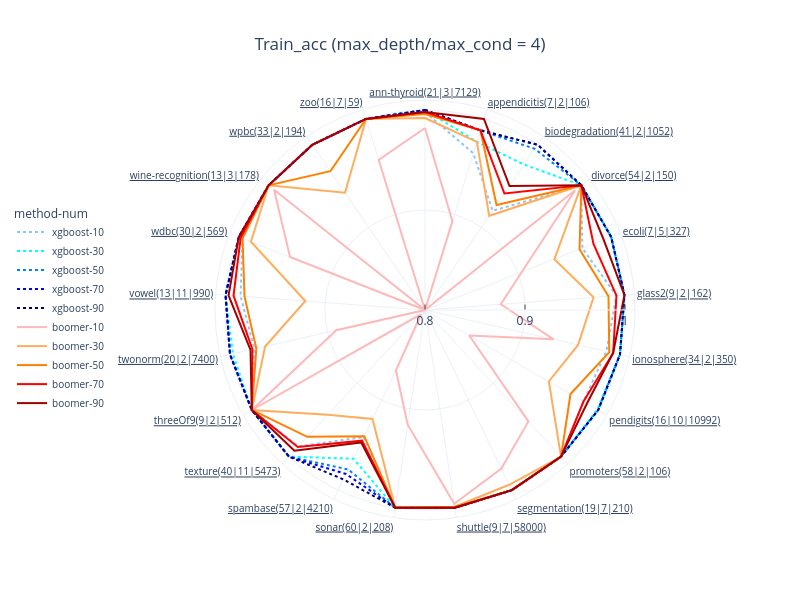
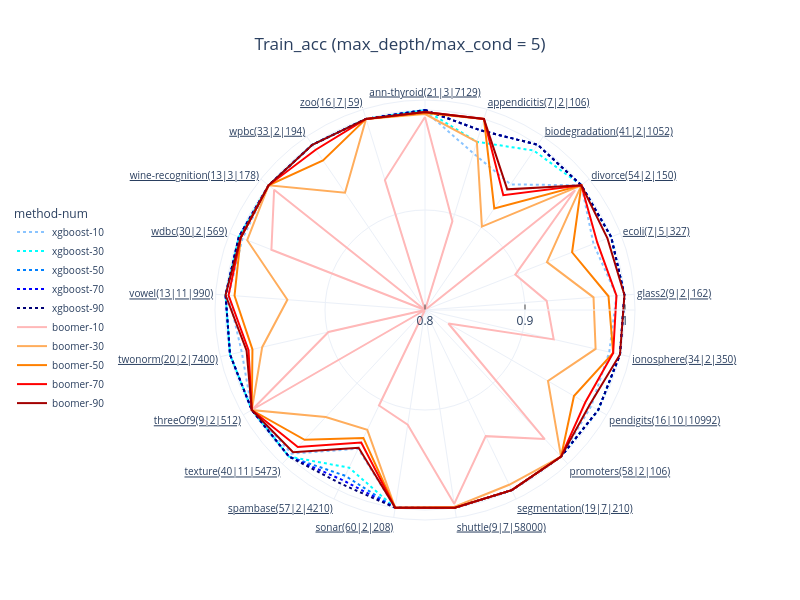
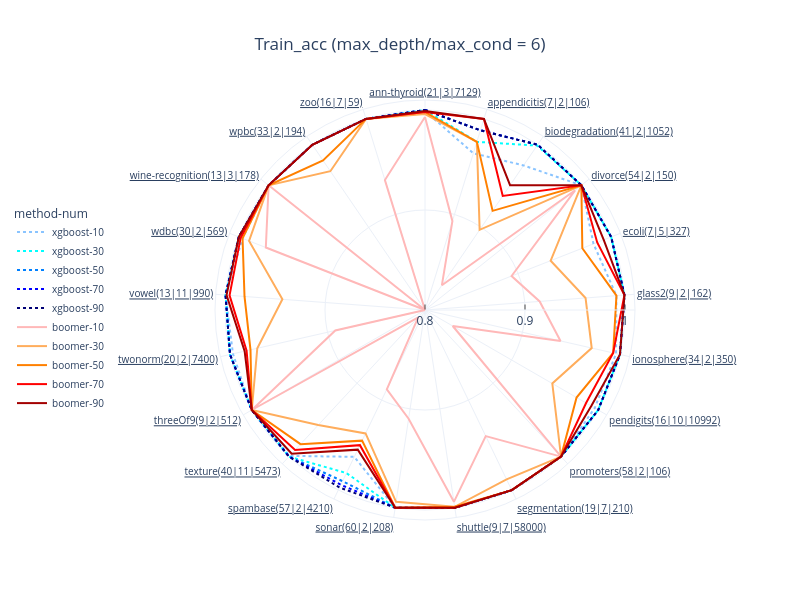

Write notebook code for charts like these, in order.
### Code cell
import plotly.express as px
import plotly.graph_objects as pgo
import plotly.subplots as ps

# Step 3: prepare the radar charts to show the reslts
# theta => datasets with infos; color => num_estimator [10, 30, 50, 70, 90]; methods => ['boomer', 'xgboost']
# Radar Chart 1s: radius = train_acc; different charts with different max_depth

# radar1_figs = []
mdepths = sorted(set(df_xgboost_boomer_subset['max_depth']))
# preparing the set of increasing colors of 2 groups (blue / red)
blue_increase = ["#8AC4FF","#00FFFF","#0080FF",  "#0000FF", "#000075"]
red_increase = ["#FFB8B8","#FFAD5C","#FF8000","#FF0000","#A30000"]
colors_two_group = blue_increase[0:len(n_estimators)] + red_increase[0:len(n_estimators)]
line_dash_maps = {'xgboost-10': 'dot', 'xgboost-30': 'dot', 'xgboost-50': 'dot', 'xgboost-70': 'dot', 'xgboost-90': 'dot', 
               'boomer-10': 'solid', 'boomer-30': 'solid', 'boomer-50': 'solid', 'boomer-70': 'solid', 'boomer-90': 'solid'}

for i in range(len(mdepths)):
    df_results_mdepth = df_xgboost_boomer_subset[df_xgboost_boomer_subset['max_depth'] == mdepths[i]]
    fig = px.line_polar(df_results_mdepth, r='train_acc', theta='dataset',
                    color='method-num', line_close=True, 
                    line_dash_map=line_dash_maps, line_dash='method-num',
                    width=800, height=600,
                    color_discrete_sequence=colors_two_group,
                    template='plotly_white', range_r=[0.8, 1.01], 
                    title='Train_acc (max_depth/max_cond = ' + str(mdepths[i]) + ')')
    fig.update_polars(radialaxis_tickvals=[0.8, 0.9, 1.0], radialaxis_ticks="inside",
                      angularaxis_tickfont_size=10, angularaxis_tickfont_lineposition='under')
    fig.update_layout(title_xanchor='center', title_x=0.5, 
                    legend_title='method-num', legend_x=-0.2, legend_y=0.5, legend_font_size=10)
                    # , legend_xanchor='right')
    fig.show()

### Figure 1 — Plotly figure (JSON) as saved in the notebook; plotly's stock layout.template omitted (floating-point values rounded to 4 significant figures)
{"data": [{"hovertemplate": "method-num=xgboost-10<br>train_acc=%{r}<br>dataset=%{theta}<extra></extra>", "legendgroup": "xgboost-10", "line": {"color": "#8AC4FF", "dash": "dot"}, "marker": {"symbol": "circle"}, "mode": "lines", "name": "xgboost-10", "r": [0.998, 0.964, 0.92, 1.0, 0.969, 0.992, 0.986, 0.983, 1.0, 1.0, 1.0, 1.0, 0.941, 0.986, 1.0, 0.975, 0.985, 0.996, 1.0, 1.0, 1.0, 0.998], "showlegend": true, "subplot": "polar", "theta": ["ann-thyroid(21|3|7129)", "appendicitis(7|2|106)", "biodegradation(41|2|1052)", "divorce(54|2|150)", "ecoli(7|5|327)", "glass2(9|2|162)", "ionosphere(34|2|350)", "pendigits(16|10|10992)", "promoters(58|2|106)", "segmentation(19|7|210)", "shuttle(9|7|58000)", "sonar(60|2|208)", "spambase(57|2|4210)", "texture(40|11|5473)", "threeOf9(9|2|512)", "twonorm(20|2|7400)", "vowel(13|11|990)", "wdbc(30|2|569)", "wine-recognition(13|3|178)", "wpbc(33|2|194)", "zoo(16|7|59)", "ann-thyroid(21|3|7129)"], "type": "scatterpolar"}, {"hovertemplate": "method-num=xgboost-30<br>train_acc=%{r}<br>dataset=%{theta}<extra></extra>", "legendgroup": "xgboost-30", "line": {"color": "#00FFFF", "dash": "dot"}, "marker": {"symbol": "circle"}, "mode": "lines", "name": "xgboost-30", "r": [1.0, 0.976, 0.976, 1.0, 1.0, 1.0, 1.0, 0.999, 1.0, 1.0, 1.0, 1.0, 0.965, 1.0, 1.0, 0.997, 1.0, 1.0, 1.0, 1.0, 1.0, 1.0], "showlegend": true, "subplot": "polar", "theta": ["ann-thyroid(21|3|7129)", "appendicitis(7|2|106)", "biodegradation(41|2|1052)", "divorce(54|2|150)", "ecoli(7|5|327)", "glass2(9|2|162)", "ionosphere(34|2|350)", "pendigits(16|10|10992)", "promoters(58|2|106)", "segmentation(19|7|210)", "shuttle(9|7|58000)", "sonar(60|2|208)", "spambase(57|2|4210)", "texture(40|11|5473)", "threeOf9(9|2|512)", "twonorm(20|2|7400)", "vowel(13|11|990)", "wdbc(30|2|569)", "wine-recognition(13|3|178)", "wpbc(33|2|194)", "zoo(16|7|59)", "ann-thyroid(21|3|7129)"], "type": "scatterpolar"}, {"hovertemplate": "method-num=xgboost-50<br>train_acc=%{r}<br>dataset=%{theta}<extra></extra>", "legendgroup": "xgboost-50", "line": {"color": "#0080FF", "dash": "dot"}, "marker": {"symbol": "circle"}, "mode": "lines", "name": "xgboost-50", "r": [1.0, 0.988, 0.995, 1.0, 1.0, 1.0, 1.0, 1.0, 1.0, 1.0, 1.0, 1.0, 0.977, 1.0, 1.0, 1.0, 1.0, 1.0, 1.0, 1.0, 1.0, 1.0], "showlegend": true, "subplot": "polar", "theta": ["ann-thyroid(21|3|7129)", "appendicitis(7|2|106)", "biodegradation(41|2|1052)", "divorce(54|2|150)", "ecoli(7|5|327)", "glass2(9|2|162)", "ionosphere(34|2|350)", "pendigits(16|10|10992)", "promoters(58|2|106)", "segmentation(19|7|210)", "shuttle(9|7|58000)", "sonar(60|2|208)", "spambase(57|2|4210)", "texture(40|11|5473)", "threeOf9(9|2|512)", "twonorm(20|2|7400)", "vowel(13|11|990)", "wdbc(30|2|569)", "wine-recognition(13|3|178)", "wpbc(33|2|194)", "zoo(16|7|59)", "ann-thyroid(21|3|7129)"], "type": "scatterpolar"}, {"hovertemplate": "method-num=xgboost-70<br>train_acc=%{r}<br>dataset=%{theta}<extra></extra>", "legendgroup": "xgboost-70", "line": {"color": "#0000FF", "dash": "dot"}, "marker": {"symbol": "circle"}, "mode": "lines", "name": "xgboost-70", "r": [1.0, 0.988, 1.0, 1.0, 1.0, 1.0, 1.0, 1.0, 1.0, 1.0, 1.0, 1.0, 0.982, 1.0, 1.0, 1.0, 1.0, 1.0, 1.0, 1.0, 1.0, 1.0], "showlegend": true, "subplot": "polar", "theta": ["ann-thyroid(21|3|7129)", "appendicitis(7|2|106)", "biodegradation(41|2|1052)", "divorce(54|2|150)", "ecoli(7|5|327)", "glass2(9|2|162)", "ionosphere(34|2|350)", "pendigits(16|10|10992)", "promoters(58|2|106)", "segmentation(19|7|210)", "shuttle(9|7|58000)", "sonar(60|2|208)", "spambase(57|2|4210)", "texture(40|11|5473)", "threeOf9(9|2|512)", "twonorm(20|2|7400)", "vowel(13|11|990)", "wdbc(30|2|569)", "wine-recognition(13|3|178)", "wpbc(33|2|194)", "zoo(16|7|59)", "ann-thyroid(21|3|7129)"], "type": "scatterpolar"}, {"hovertemplate": "method-num=xgboost-90<br>train_acc=%{r}<br>dataset=%{theta}<extra></extra>", "legendgroup": "xgboost-90", "line": {"color": "#000075", "dash": "dot"}, "marker": {"symbol": "circle"}, "mode": "lines", "name": "xgboost-90", "r": [1.0, 0.988, 1.0, 1.0, 1.0, 1.0, 1.0, 1.0, 1.0, 1.0, 1.0, 1.0, 0.988, 1.0, 1.0, 1.0, 1.0, 1.0, 1.0, 1.0, 1.0, 1.0], "showlegend": true, "subplot": "polar", "theta": ["ann-thyroid(21|3|7129)", "appendicitis(7|2|106)", "biodegradation(41|2|1052)", "divorce(54|2|150)", "ecoli(7|5|327)", "glass2(9|2|162)", "ionosphere(34|2|350)", "pendigits(16|10|10992)", "promoters(58|2|106)", "segmentation(19|7|210)", "shuttle(9|7|58000)", "sonar(60|2|208)", "spambase(57|2|4210)", "texture(40|11|5473)", "threeOf9(9|2|512)", "twonorm(20|2|7400)", "vowel(13|11|990)", "wdbc(30|2|569)", "wine-recognition(13|3|178)", "wpbc(33|2|194)", "zoo(16|7|59)", "ann-thyroid(21|3|7129)"], "type": "scatterpolar"}, {"hovertemplate": "method-num=boomer-10<br>train_acc=%{r}<br>dataset=%{theta}<extra></extra>", "legendgroup": "boomer-10", "line": {"color": "#FFB8B8", "dash": "solid"}, "marker": {"symbol": "circle"}, "mode": "lines", "name": "boomer-10", "r": [0.982, 0.893, 0.775, 0.992, 0.904, 0.876, 0.932, 0.851, 0.952, 0.976, 0.996, 0.916, 0.867, 0.806, 1.0, 0.891, 0.745, 0.945, 0.993, 0.781, 0.957, 0.982], "showlegend": true, "subplot": "polar", "theta": ["ann-thyroid(21|3|7129)", "appendicitis(7|2|106)", "biodegradation(41|2|1052)", "divorce(54|2|150)", "ecoli(7|5|327)", "glass2(9|2|162)", "ionosphere(34|2|350)", "pendigits(16|10|10992)", "promoters(58|2|106)", "segmentation(19|7|210)", "shuttle(9|7|58000)", "sonar(60|2|208)", "spambase(57|2|4210)", "texture(40|11|5473)", "threeOf9(9|2|512)", "twonorm(20|2|7400)", "vowel(13|11|990)", "wdbc(30|2|569)", "wine-recognition(13|3|178)", "wpbc(33|2|194)", "zoo(16|7|59)", "ann-thyroid(21|3|7129)"], "type": "scatterpolar"}, {"hovertemplate": "method-num=boomer-30<br>train_acc=%{r}<br>dataset=%{theta}<extra></extra>", "legendgroup": "boomer-30", "line": {"color": "#FFAD5C", "dash": "solid"}, "marker": {"symbol": "circle"}, "mode": "lines", "name": "boomer-30", "r": [0.992, 0.976, 0.914, 1.0, 0.939, 0.969, 0.957, 0.943, 1.0, 0.994, 0.999, 1.0, 0.921, 0.943, 1.0, 0.964, 0.92, 0.987, 1.0, 0.942, 1.0, 0.992], "showlegend": true, "subplot": "polar", "theta": ["ann-thyroid(21|3|7129)", "appendicitis(7|2|106)", "biodegradation(41|2|1052)", "divorce(54|2|150)", "ecoli(7|5|327)", "glass2(9|2|162)", "ionosphere(34|2|350)", "pendigits(16|10|10992)", "promoters(58|2|106)", "segmentation(19|7|210)", "shuttle(9|7|58000)", "sonar(60|2|208)", "spambase(57|2|4210)", "texture(40|11|5473)", "threeOf9(9|2|512)", "twonorm(20|2|7400)", "vowel(13|11|990)", "wdbc(30|2|569)", "wine-recognition(13|3|178)", "wpbc(33|2|194)", "zoo(16|7|59)", "ann-thyroid(21|3|7129)"], "type": "scatterpolar"}, {"hovertemplate": "method-num=boomer-50<br>train_acc=%{r}<br>dataset=%{theta}<extra></extra>", "legendgroup": "boomer-50", "line": {"color": "#FF8000", "dash": "solid"}, "marker": {"symbol": "circle"}, "mode": "lines", "name": "boomer-50", "r": [0.996, 0.988, 0.927, 1.0, 0.966, 0.984, 0.989, 0.968, 1.0, 1.0, 0.999, 1.0, 0.94, 0.973, 1.0, 0.973, 0.981, 0.996, 1.0, 0.968, 1.0, 0.996], "showlegend": true, "subplot": "polar", "theta": ["ann-thyroid(21|3|7129)", "appendicitis(7|2|106)", "biodegradation(41|2|1052)", "divorce(54|2|150)", "ecoli(7|5|327)", "glass2(9|2|162)", "ionosphere(34|2|350)", "pendigits(16|10|10992)", "promoters(58|2|106)", "segmentation(19|7|210)", "shuttle(9|7|58000)", "sonar(60|2|208)", "spambase(57|2|4210)", "texture(40|11|5473)", "threeOf9(9|2|512)", "twonorm(20|2|7400)", "vowel(13|11|990)", "wdbc(30|2|569)", "wine-recognition(13|3|178)", "wpbc(33|2|194)", "zoo(16|7|59)", "ann-thyroid(21|3|7129)"], "type": "scatterpolar"}, {"hovertemplate": "method-num=boomer-70<br>train_acc=%{r}<br>dataset=%{theta}<extra></extra>", "legendgroup": "boomer-70", "line": {"color": "#FF0000", "dash": "solid"}, "marker": {"symbol": "circle"}, "mode": "lines", "name": "boomer-70", "r": [0.998, 0.988, 0.941, 1.0, 0.981, 0.992, 0.993, 0.983, 1.0, 1.0, 1.0, 1.0, 0.945, 0.987, 1.0, 0.977, 0.992, 0.998, 1.0, 1.0, 1.0, 0.998], "showlegend": true, "subplot": "polar", "theta": ["ann-thyroid(21|3|7129)", "appendicitis(7|2|106)", "biodegradation(41|2|1052)", "divorce(54|2|150)", "ecoli(7|5|327)", "glass2(9|2|162)", "ionosphere(34|2|350)", "pendigits(16|10|10992)", "promoters(58|2|106)", "segmentation(19|7|210)", "shuttle(9|7|58000)", "sonar(60|2|208)", "spambase(57|2|4210)", "texture(40|11|5473)", "threeOf9(9|2|512)", "twonorm(20|2|7400)", "vowel(13|11|990)", "wdbc(30|2|569)", "wine-recognition(13|3|178)", "wpbc(33|2|194)", "zoo(16|7|59)", "ann-thyroid(21|3|7129)"], "type": "scatterpolar"}, {"hovertemplate": "method-num=boomer-90<br>train_acc=%{r}<br>dataset=%{theta}<extra></extra>", "legendgroup": "boomer-90", "line": {"color": "#A30000", "dash": "solid"}, "marker": {"symbol": "circle"}, "mode": "lines", "name": "boomer-90", "r": [0.998, 1.0, 0.95, 1.0, 0.992, 1.0, 0.993, 0.987, 1.0, 1.0, 1.0, 1.0, 0.947, 0.992, 1.0, 0.979, 0.997, 1.0, 1.0, 1.0, 1.0, 0.998], "showlegend": true, "subplot": "polar", "theta": ["ann-thyroid(21|3|7129)", "appendicitis(7|2|106)", "biodegradation(41|2|1052)", "divorce(54|2|150)", "ecoli(7|5|327)", "glass2(9|2|162)", "ionosphere(34|2|350)", "pendigits(16|10|10992)", "promoters(58|2|106)", "segmentation(19|7|210)", "shuttle(9|7|58000)", "sonar(60|2|208)", "spambase(57|2|4210)", "texture(40|11|5473)", "threeOf9(9|2|512)", "twonorm(20|2|7400)", "vowel(13|11|990)", "wdbc(30|2|569)", "wine-recognition(13|3|178)", "wpbc(33|2|194)", "zoo(16|7|59)", "ann-thyroid(21|3|7129)"], "type": "scatterpolar"}], "layout": {"height": 600, "legend": {"font": {"size": 10}, "title": {"text": "method-num"}, "tracegroupgap": 0, "x": -0.2, "y": 0.5}, "polar": {"angularaxis": {"direction": "clockwise", "rotation": 90, "tickfont": {"lineposition": "under", "size": 10}}, "domain": {"x": [0, 1], "y": [0, 1]}, "radialaxis": {"range": [0.8, 1.01], "ticks": "inside", "tickvals": [0.8, 0.9, 1]}}, "title": {"text": "Train_acc (max_depth/max_cond = 4)", "x": 0.5, "xanchor": "center"}, "width": 800}}

### Figure 2 — Plotly figure (JSON) as saved in the notebook; plotly's stock layout.template omitted (floating-point values rounded to 4 significant figures)
{"data": [{"hovertemplate": "method-num=xgboost-10<br>train_acc=%{r}<br>dataset=%{theta}<extra></extra>", "legendgroup": "xgboost-10", "line": {"color": "#8AC4FF", "dash": "dot"}, "marker": {"symbol": "circle"}, "mode": "lines", "name": "xgboost-10", "r": [0.999, 0.964, 0.952, 1.0, 0.981, 0.992, 0.989, 0.992, 1.0, 1.0, 1.0, 1.0, 0.954, 0.996, 1.0, 0.988, 0.997, 0.996, 1.0, 1.0, 1.0, 0.999], "showlegend": true, "subplot": "polar", "theta": ["ann-thyroid(21|3|7129)", "appendicitis(7|2|106)", "biodegradation(41|2|1052)", "divorce(54|2|150)", "ecoli(7|5|327)", "glass2(9|2|162)", "ionosphere(34|2|350)", "pendigits(16|10|10992)", "promoters(58|2|106)", "segmentation(19|7|210)", "shuttle(9|7|58000)", "sonar(60|2|208)", "spambase(57|2|4210)", "texture(40|11|5473)", "threeOf9(9|2|512)", "twonorm(20|2|7400)", "vowel(13|11|990)", "wdbc(30|2|569)", "wine-recognition(13|3|178)", "wpbc(33|2|194)", "zoo(16|7|59)", "ann-thyroid(21|3|7129)"], "type": "scatterpolar"}, {"hovertemplate": "method-num=xgboost-30<br>train_acc=%{r}<br>dataset=%{theta}<extra></extra>", "legendgroup": "xgboost-30", "line": {"color": "#00FFFF", "dash": "dot"}, "marker": {"symbol": "circle"}, "mode": "lines", "name": "xgboost-30", "r": [1.0, 0.976, 0.993, 1.0, 1.0, 1.0, 1.0, 1.0, 1.0, 1.0, 1.0, 1.0, 0.975, 1.0, 1.0, 1.0, 1.0, 1.0, 1.0, 1.0, 1.0, 1.0], "showlegend": true, "subplot": "polar", "theta": ["ann-thyroid(21|3|7129)", "appendicitis(7|2|106)", "biodegradation(41|2|1052)", "divorce(54|2|150)", "ecoli(7|5|327)", "glass2(9|2|162)", "ionosphere(34|2|350)", "pendigits(16|10|10992)", "promoters(58|2|106)", "segmentation(19|7|210)", "shuttle(9|7|58000)", "sonar(60|2|208)", "spambase(57|2|4210)", "texture(40|11|5473)", "threeOf9(9|2|512)", "twonorm(20|2|7400)", "vowel(13|11|990)", "wdbc(30|2|569)", "wine-recognition(13|3|178)", "wpbc(33|2|194)", "zoo(16|7|59)", "ann-thyroid(21|3|7129)"], "type": "scatterpolar"}, {"hovertemplate": "method-num=xgboost-50<br>train_acc=%{r}<br>dataset=%{theta}<extra></extra>", "legendgroup": "xgboost-50", "line": {"color": "#0080FF", "dash": "dot"}, "marker": {"symbol": "circle"}, "mode": "lines", "name": "xgboost-50", "r": [1.0, 0.988, 1.0, 1.0, 1.0, 1.0, 1.0, 1.0, 1.0, 1.0, 1.0, 1.0, 0.984, 1.0, 1.0, 1.0, 1.0, 1.0, 1.0, 1.0, 1.0, 1.0], "showlegend": true, "subplot": "polar", "theta": ["ann-thyroid(21|3|7129)", "appendicitis(7|2|106)", "biodegradation(41|2|1052)", "divorce(54|2|150)", "ecoli(7|5|327)", "glass2(9|2|162)", "ionosphere(34|2|350)", "pendigits(16|10|10992)", "promoters(58|2|106)", "segmentation(19|7|210)", "shuttle(9|7|58000)", "sonar(60|2|208)", "spambase(57|2|4210)", "texture(40|11|5473)", "threeOf9(9|2|512)", "twonorm(20|2|7400)", "vowel(13|11|990)", "wdbc(30|2|569)", "wine-recognition(13|3|178)", "wpbc(33|2|194)", "zoo(16|7|59)", "ann-thyroid(21|3|7129)"], "type": "scatterpolar"}, {"hovertemplate": "method-num=xgboost-70<br>train_acc=%{r}<br>dataset=%{theta}<extra></extra>", "legendgroup": "xgboost-70", "line": {"color": "#0000FF", "dash": "dot"}, "marker": {"symbol": "circle"}, "mode": "lines", "name": "xgboost-70", "r": [1.0, 0.988, 1.0, 1.0, 1.0, 1.0, 1.0, 1.0, 1.0, 1.0, 1.0, 1.0, 0.989, 1.0, 1.0, 1.0, 1.0, 1.0, 1.0, 1.0, 1.0, 1.0], "showlegend": true, "subplot": "polar", "theta": ["ann-thyroid(21|3|7129)", "appendicitis(7|2|106)", "biodegradation(41|2|1052)", "divorce(54|2|150)", "ecoli(7|5|327)", "glass2(9|2|162)", "ionosphere(34|2|350)", "pendigits(16|10|10992)", "promoters(58|2|106)", "segmentation(19|7|210)", "shuttle(9|7|58000)", "sonar(60|2|208)", "spambase(57|2|4210)", "texture(40|11|5473)", "threeOf9(9|2|512)", "twonorm(20|2|7400)", "vowel(13|11|990)", "wdbc(30|2|569)", "wine-recognition(13|3|178)", "wpbc(33|2|194)", "zoo(16|7|59)", "ann-thyroid(21|3|7129)"], "type": "scatterpolar"}, {"hovertemplate": "method-num=xgboost-90<br>train_acc=%{r}<br>dataset=%{theta}<extra></extra>", "legendgroup": "xgboost-90", "line": {"color": "#000075", "dash": "dot"}, "marker": {"symbol": "circle"}, "mode": "lines", "name": "xgboost-90", "r": [1.0, 0.988, 1.0, 1.0, 1.0, 1.0, 1.0, 1.0, 1.0, 1.0, 1.0, 1.0, 0.993, 1.0, 1.0, 1.0, 1.0, 1.0, 1.0, 1.0, 1.0, 1.0], "showlegend": true, "subplot": "polar", "theta": ["ann-thyroid(21|3|7129)", "appendicitis(7|2|106)", "biodegradation(41|2|1052)", "divorce(54|2|150)", "ecoli(7|5|327)", "glass2(9|2|162)", "ionosphere(34|2|350)", "pendigits(16|10|10992)", "promoters(58|2|106)", "segmentation(19|7|210)", "shuttle(9|7|58000)", "sonar(60|2|208)", "spambase(57|2|4210)", "texture(40|11|5473)", "threeOf9(9|2|512)", "twonorm(20|2|7400)", "vowel(13|11|990)", "wdbc(30|2|569)", "wine-recognition(13|3|178)", "wpbc(33|2|194)", "zoo(16|7|59)", "ann-thyroid(21|3|7129)"], "type": "scatterpolar"}, {"hovertemplate": "method-num=boomer-10<br>train_acc=%{r}<br>dataset=%{theta}<extra></extra>", "legendgroup": "boomer-10", "line": {"color": "#FFB8B8", "dash": "solid"}, "marker": {"symbol": "circle"}, "mode": "lines", "name": "boomer-10", "r": [0.993, 0.893, 0.773, 0.992, 0.897, 0.922, 0.932, 0.827, 0.976, 0.94, 0.996, 0.916, 0.906, 0.799, 1.0, 0.899, 0.726, 0.965, 0.993, 0.781, 0.936, 0.993], "showlegend": true, "subplot": "polar", "theta": ["ann-thyroid(21|3|7129)", "appendicitis(7|2|106)", "biodegradation(41|2|1052)", "divorce(54|2|150)", "ecoli(7|5|327)", "glass2(9|2|162)", "ionosphere(34|2|350)", "pendigits(16|10|10992)", "promoters(58|2|106)", "segmentation(19|7|210)", "shuttle(9|7|58000)", "sonar(60|2|208)", "spambase(57|2|4210)", "texture(40|11|5473)", "threeOf9(9|2|512)", "twonorm(20|2|7400)", "vowel(13|11|990)", "wdbc(30|2|569)", "wine-recognition(13|3|178)", "wpbc(33|2|194)", "zoo(16|7|59)", "ann-thyroid(21|3|7129)"], "type": "scatterpolar"}, {"hovertemplate": "method-num=boomer-30<br>train_acc=%{r}<br>dataset=%{theta}<extra></extra>", "legendgroup": "boomer-30", "line": {"color": "#FFAD5C", "dash": "solid"}, "marker": {"symbol": "circle"}, "mode": "lines", "name": "boomer-30", "r": [0.996, 0.976, 0.901, 1.0, 0.931, 0.969, 0.975, 0.942, 1.0, 0.994, 0.999, 1.0, 0.933, 0.946, 1.0, 0.967, 0.938, 0.991, 1.0, 0.942, 1.0, 0.996], "showlegend": true, "subplot": "polar", "theta": ["ann-thyroid(21|3|7129)", "appendicitis(7|2|106)", "biodegradation(41|2|1052)", "divorce(54|2|150)", "ecoli(7|5|327)", "glass2(9|2|162)", "ionosphere(34|2|350)", "pendigits(16|10|10992)", "promoters(58|2|106)", "segmentation(19|7|210)", "shuttle(9|7|58000)", "sonar(60|2|208)", "spambase(57|2|4210)", "texture(40|11|5473)", "threeOf9(9|2|512)", "twonorm(20|2|7400)", "vowel(13|11|990)", "wdbc(30|2|569)", "wine-recognition(13|3|178)", "wpbc(33|2|194)", "zoo(16|7|59)", "ann-thyroid(21|3|7129)"], "type": "scatterpolar"}, {"hovertemplate": "method-num=boomer-50<br>train_acc=%{r}<br>dataset=%{theta}<extra></extra>", "legendgroup": "boomer-50", "line": {"color": "#FF8000", "dash": "solid"}, "marker": {"symbol": "circle"}, "mode": "lines", "name": "boomer-50", "r": [0.997, 1.0, 0.923, 1.0, 0.958, 0.984, 0.993, 0.972, 1.0, 1.0, 1.0, 1.0, 0.942, 0.977, 1.0, 0.977, 0.991, 0.998, 1.0, 0.981, 1.0, 0.997], "showlegend": true, "subplot": "polar", "theta": ["ann-thyroid(21|3|7129)", "appendicitis(7|2|106)", "biodegradation(41|2|1052)", "divorce(54|2|150)", "ecoli(7|5|327)", "glass2(9|2|162)", "ionosphere(34|2|350)", "pendigits(16|10|10992)", "promoters(58|2|106)", "segmentation(19|7|210)", "shuttle(9|7|58000)", "sonar(60|2|208)", "spambase(57|2|4210)", "texture(40|11|5473)", "threeOf9(9|2|512)", "twonorm(20|2|7400)", "vowel(13|11|990)", "wdbc(30|2|569)", "wine-recognition(13|3|178)", "wpbc(33|2|194)", "zoo(16|7|59)", "ann-thyroid(21|3|7129)"], "type": "scatterpolar"}, {"hovertemplate": "method-num=boomer-70<br>train_acc=%{r}<br>dataset=%{theta}<extra></extra>", "legendgroup": "boomer-70", "line": {"color": "#FF0000", "dash": "solid"}, "marker": {"symbol": "circle"}, "mode": "lines", "name": "boomer-70", "r": [0.998, 1.0, 0.939, 1.0, 0.985, 0.992, 0.993, 0.985, 1.0, 1.0, 1.0, 1.0, 0.947, 0.987, 1.0, 0.981, 0.997, 0.998, 1.0, 0.994, 1.0, 0.998], "showlegend": true, "subplot": "polar", "theta": ["ann-thyroid(21|3|7129)", "appendicitis(7|2|106)", "biodegradation(41|2|1052)", "divorce(54|2|150)", "ecoli(7|5|327)", "glass2(9|2|162)", "ionosphere(34|2|350)", "pendigits(16|10|10992)", "promoters(58|2|106)", "segmentation(19|7|210)", "shuttle(9|7|58000)", "sonar(60|2|208)", "spambase(57|2|4210)", "texture(40|11|5473)", "threeOf9(9|2|512)", "twonorm(20|2|7400)", "vowel(13|11|990)", "wdbc(30|2|569)", "wine-recognition(13|3|178)", "wpbc(33|2|194)", "zoo(16|7|59)", "ann-thyroid(21|3|7129)"], "type": "scatterpolar"}, {"hovertemplate": "method-num=boomer-90<br>train_acc=%{r}<br>dataset=%{theta}<extra></extra>", "legendgroup": "boomer-90", "line": {"color": "#A30000", "dash": "solid"}, "marker": {"symbol": "circle"}, "mode": "lines", "name": "boomer-90", "r": [0.998, 1.0, 0.946, 1.0, 0.996, 1.0, 1.0, 0.99, 1.0, 1.0, 1.0, 1.0, 0.953, 0.994, 1.0, 0.983, 1.0, 0.998, 1.0, 1.0, 1.0, 0.998], "showlegend": true, "subplot": "polar", "theta": ["ann-thyroid(21|3|7129)", "appendicitis(7|2|106)", "biodegradation(41|2|1052)", "divorce(54|2|150)", "ecoli(7|5|327)", "glass2(9|2|162)", "ionosphere(34|2|350)", "pendigits(16|10|10992)", "promoters(58|2|106)", "segmentation(19|7|210)", "shuttle(9|7|58000)", "sonar(60|2|208)", "spambase(57|2|4210)", "texture(40|11|5473)", "threeOf9(9|2|512)", "twonorm(20|2|7400)", "vowel(13|11|990)", "wdbc(30|2|569)", "wine-recognition(13|3|178)", "wpbc(33|2|194)", "zoo(16|7|59)", "ann-thyroid(21|3|7129)"], "type": "scatterpolar"}], "layout": {"height": 600, "legend": {"font": {"size": 10}, "title": {"text": "method-num"}, "tracegroupgap": 0, "x": -0.2, "y": 0.5}, "polar": {"angularaxis": {"direction": "clockwise", "rotation": 90, "tickfont": {"lineposition": "under", "size": 10}}, "domain": {"x": [0, 1], "y": [0, 1]}, "radialaxis": {"range": [0.8, 1.01], "ticks": "inside", "tickvals": [0.8, 0.9, 1]}}, "title": {"text": "Train_acc (max_depth/max_cond = 5)", "x": 0.5, "xanchor": "center"}, "width": 800}}

### Figure 3 — Plotly figure (JSON) as saved in the notebook; plotly's stock layout.template omitted (floating-point values rounded to 4 significant figures)
{"data": [{"hovertemplate": "method-num=xgboost-10<br>train_acc=%{r}<br>dataset=%{theta}<extra></extra>", "legendgroup": "xgboost-10", "line": {"color": "#8AC4FF", "dash": "dot"}, "marker": {"symbol": "circle"}, "mode": "lines", "name": "xgboost-10", "r": [0.999, 0.964, 0.975, 1.0, 0.981, 0.992, 0.996, 0.996, 1.0, 1.0, 1.0, 1.0, 0.963, 0.999, 1.0, 0.997, 1.0, 0.996, 1.0, 1.0, 1.0, 0.999], "showlegend": true, "subplot": "polar", "theta": ["ann-thyroid(21|3|7129)", "appendicitis(7|2|106)", "biodegradation(41|2|1052)", "divorce(54|2|150)", "ecoli(7|5|327)", "glass2(9|2|162)", "ionosphere(34|2|350)", "pendigits(16|10|10992)", "promoters(58|2|106)", "segmentation(19|7|210)", "shuttle(9|7|58000)", "sonar(60|2|208)", "spambase(57|2|4210)", "texture(40|11|5473)", "threeOf9(9|2|512)", "twonorm(20|2|7400)", "vowel(13|11|990)", "wdbc(30|2|569)", "wine-recognition(13|3|178)", "wpbc(33|2|194)", "zoo(16|7|59)", "ann-thyroid(21|3|7129)"], "type": "scatterpolar"}, {"hovertemplate": "method-num=xgboost-30<br>train_acc=%{r}<br>dataset=%{theta}<extra></extra>", "legendgroup": "xgboost-30", "line": {"color": "#00FFFF", "dash": "dot"}, "marker": {"symbol": "circle"}, "mode": "lines", "name": "xgboost-30", "r": [1.0, 0.976, 0.999, 1.0, 1.0, 1.0, 1.0, 1.0, 1.0, 1.0, 1.0, 1.0, 0.981, 1.0, 1.0, 1.0, 1.0, 1.0, 1.0, 1.0, 1.0, 1.0], "showlegend": true, "subplot": "polar", "theta": ["ann-thyroid(21|3|7129)", "appendicitis(7|2|106)", "biodegradation(41|2|1052)", "divorce(54|2|150)", "ecoli(7|5|327)", "glass2(9|2|162)", "ionosphere(34|2|350)", "pendigits(16|10|10992)", "promoters(58|2|106)", "segmentation(19|7|210)", "shuttle(9|7|58000)", "sonar(60|2|208)", "spambase(57|2|4210)", "texture(40|11|5473)", "threeOf9(9|2|512)", "twonorm(20|2|7400)", "vowel(13|11|990)", "wdbc(30|2|569)", "wine-recognition(13|3|178)", "wpbc(33|2|194)", "zoo(16|7|59)", "ann-thyroid(21|3|7129)"], "type": "scatterpolar"}, {"hovertemplate": "method-num=xgboost-50<br>train_acc=%{r}<br>dataset=%{theta}<extra></extra>", "legendgroup": "xgboost-50", "line": {"color": "#0080FF", "dash": "dot"}, "marker": {"symbol": "circle"}, "mode": "lines", "name": "xgboost-50", "r": [1.0, 0.988, 1.0, 1.0, 1.0, 1.0, 1.0, 1.0, 1.0, 1.0, 1.0, 1.0, 0.99, 1.0, 1.0, 1.0, 1.0, 1.0, 1.0, 1.0, 1.0, 1.0], "showlegend": true, "subplot": "polar", "theta": ["ann-thyroid(21|3|7129)", "appendicitis(7|2|106)", "biodegradation(41|2|1052)", "divorce(54|2|150)", "ecoli(7|5|327)", "glass2(9|2|162)", "ionosphere(34|2|350)", "pendigits(16|10|10992)", "promoters(58|2|106)", "segmentation(19|7|210)", "shuttle(9|7|58000)", "sonar(60|2|208)", "spambase(57|2|4210)", "texture(40|11|5473)", "threeOf9(9|2|512)", "twonorm(20|2|7400)", "vowel(13|11|990)", "wdbc(30|2|569)", "wine-recognition(13|3|178)", "wpbc(33|2|194)", "zoo(16|7|59)", "ann-thyroid(21|3|7129)"], "type": "scatterpolar"}, {"hovertemplate": "method-num=xgboost-70<br>train_acc=%{r}<br>dataset=%{theta}<extra></extra>", "legendgroup": "xgboost-70", "line": {"color": "#0000FF", "dash": "dot"}, "marker": {"symbol": "circle"}, "mode": "lines", "name": "xgboost-70", "r": [1.0, 0.988, 1.0, 1.0, 1.0, 1.0, 1.0, 1.0, 1.0, 1.0, 1.0, 1.0, 0.994, 1.0, 1.0, 1.0, 1.0, 1.0, 1.0, 1.0, 1.0, 1.0], "showlegend": true, "subplot": "polar", "theta": ["ann-thyroid(21|3|7129)", "appendicitis(7|2|106)", "biodegradation(41|2|1052)", "divorce(54|2|150)", "ecoli(7|5|327)", "glass2(9|2|162)", "ionosphere(34|2|350)", "pendigits(16|10|10992)", "promoters(58|2|106)", "segmentation(19|7|210)", "shuttle(9|7|58000)", "sonar(60|2|208)", "spambase(57|2|4210)", "texture(40|11|5473)", "threeOf9(9|2|512)", "twonorm(20|2|7400)", "vowel(13|11|990)", "wdbc(30|2|569)", "wine-recognition(13|3|178)", "wpbc(33|2|194)", "zoo(16|7|59)", "ann-thyroid(21|3|7129)"], "type": "scatterpolar"}, {"hovertemplate": "method-num=xgboost-90<br>train_acc=%{r}<br>dataset=%{theta}<extra></extra>", "legendgroup": "xgboost-90", "line": {"color": "#000075", "dash": "dot"}, "marker": {"symbol": "circle"}, "mode": "lines", "name": "xgboost-90", "r": [1.0, 0.988, 1.0, 1.0, 1.0, 1.0, 1.0, 1.0, 1.0, 1.0, 1.0, 1.0, 0.997, 1.0, 1.0, 1.0, 1.0, 1.0, 1.0, 1.0, 1.0, 1.0], "showlegend": true, "subplot": "polar", "theta": ["ann-thyroid(21|3|7129)", "appendicitis(7|2|106)", "biodegradation(41|2|1052)", "divorce(54|2|150)", "ecoli(7|5|327)", "glass2(9|2|162)", "ionosphere(34|2|350)", "pendigits(16|10|10992)", "promoters(58|2|106)", "segmentation(19|7|210)", "shuttle(9|7|58000)", "sonar(60|2|208)", "spambase(57|2|4210)", "texture(40|11|5473)", "threeOf9(9|2|512)", "twonorm(20|2|7400)", "vowel(13|11|990)", "wdbc(30|2|569)", "wine-recognition(13|3|178)", "wpbc(33|2|194)", "zoo(16|7|59)", "ann-thyroid(21|3|7129)"], "type": "scatterpolar"}, {"hovertemplate": "method-num=boomer-10<br>train_acc=%{r}<br>dataset=%{theta}<extra></extra>", "legendgroup": "boomer-10", "line": {"color": "#FFB8B8", "dash": "solid"}, "marker": {"symbol": "circle"}, "mode": "lines", "name": "boomer-10", "r": [0.993, 0.893, 0.83, 0.992, 0.893, 0.915, 0.939, 0.832, 1.0, 0.94, 0.994, 0.91, 0.888, 0.81, 1.0, 0.892, 0.731, 0.971, 1.0, 0.781, 0.936, 0.993], "showlegend": true, "subplot": "polar", "theta": ["ann-thyroid(21|3|7129)", "appendicitis(7|2|106)", "biodegradation(41|2|1052)", "divorce(54|2|150)", "ecoli(7|5|327)", "glass2(9|2|162)", "ionosphere(34|2|350)", "pendigits(16|10|10992)", "promoters(58|2|106)", "segmentation(19|7|210)", "shuttle(9|7|58000)", "sonar(60|2|208)", "spambase(57|2|4210)", "texture(40|11|5473)", "threeOf9(9|2|512)", "twonorm(20|2|7400)", "vowel(13|11|990)", "wdbc(30|2|569)", "wine-recognition(13|3|178)", "wpbc(33|2|194)", "zoo(16|7|59)", "ann-thyroid(21|3|7129)"], "type": "scatterpolar"}, {"hovertemplate": "method-num=boomer-30<br>train_acc=%{r}<br>dataset=%{theta}<extra></extra>", "legendgroup": "boomer-30", "line": {"color": "#FFAD5C", "dash": "solid"}, "marker": {"symbol": "circle"}, "mode": "lines", "name": "boomer-30", "r": [0.996, 0.976, 0.897, 1.0, 0.935, 0.961, 0.971, 0.947, 1.0, 0.988, 0.999, 0.994, 0.937, 0.957, 1.0, 0.972, 0.943, 0.989, 1.0, 0.968, 1.0, 0.996], "showlegend": true, "subplot": "polar", "theta": ["ann-thyroid(21|3|7129)", "appendicitis(7|2|106)", "biodegradation(41|2|1052)", "divorce(54|2|150)", "ecoli(7|5|327)", "glass2(9|2|162)", "ionosphere(34|2|350)", "pendigits(16|10|10992)", "promoters(58|2|106)", "segmentation(19|7|210)", "shuttle(9|7|58000)", "sonar(60|2|208)", "spambase(57|2|4210)", "texture(40|11|5473)", "threeOf9(9|2|512)", "twonorm(20|2|7400)", "vowel(13|11|990)", "wdbc(30|2|569)", "wine-recognition(13|3|178)", "wpbc(33|2|194)", "zoo(16|7|59)", "ann-thyroid(21|3|7129)"], "type": "scatterpolar"}, {"hovertemplate": "method-num=boomer-50<br>train_acc=%{r}<br>dataset=%{theta}<extra></extra>", "legendgroup": "boomer-50", "line": {"color": "#FF8000", "dash": "solid"}, "marker": {"symbol": "circle"}, "mode": "lines", "name": "boomer-50", "r": [0.998, 0.976, 0.92, 1.0, 0.969, 0.992, 0.993, 0.975, 1.0, 1.0, 0.999, 1.0, 0.945, 0.983, 1.0, 0.979, 0.981, 0.996, 1.0, 0.981, 1.0, 0.998], "showlegend": true, "subplot": "polar", "theta": ["ann-thyroid(21|3|7129)", "appendicitis(7|2|106)", "biodegradation(41|2|1052)", "divorce(54|2|150)", "ecoli(7|5|327)", "glass2(9|2|162)", "ionosphere(34|2|350)", "pendigits(16|10|10992)", "promoters(58|2|106)", "segmentation(19|7|210)", "shuttle(9|7|58000)", "sonar(60|2|208)", "spambase(57|2|4210)", "texture(40|11|5473)", "threeOf9(9|2|512)", "twonorm(20|2|7400)", "vowel(13|11|990)", "wdbc(30|2|569)", "wine-recognition(13|3|178)", "wpbc(33|2|194)", "zoo(16|7|59)", "ann-thyroid(21|3|7129)"], "type": "scatterpolar"}, {"hovertemplate": "method-num=boomer-70<br>train_acc=%{r}<br>dataset=%{theta}<extra></extra>", "legendgroup": "boomer-70", "line": {"color": "#FF0000", "dash": "solid"}, "marker": {"symbol": "circle"}, "mode": "lines", "name": "boomer-70", "r": [0.998, 1.0, 0.938, 1.0, 0.985, 1.0, 0.993, 0.986, 1.0, 1.0, 1.0, 1.0, 0.95, 0.991, 1.0, 0.983, 0.996, 0.998, 1.0, 1.0, 1.0, 0.998], "showlegend": true, "subplot": "polar", "theta": ["ann-thyroid(21|3|7129)", "appendicitis(7|2|106)", "biodegradation(41|2|1052)", "divorce(54|2|150)", "ecoli(7|5|327)", "glass2(9|2|162)", "ionosphere(34|2|350)", "pendigits(16|10|10992)", "promoters(58|2|106)", "segmentation(19|7|210)", "shuttle(9|7|58000)", "sonar(60|2|208)", "spambase(57|2|4210)", "texture(40|11|5473)", "threeOf9(9|2|512)", "twonorm(20|2|7400)", "vowel(13|11|990)", "wdbc(30|2|569)", "wine-recognition(13|3|178)", "wpbc(33|2|194)", "zoo(16|7|59)", "ann-thyroid(21|3|7129)"], "type": "scatterpolar"}, {"hovertemplate": "method-num=boomer-90<br>train_acc=%{r}<br>dataset=%{theta}<extra></extra>", "legendgroup": "boomer-90", "line": {"color": "#A30000", "dash": "solid"}, "marker": {"symbol": "circle"}, "mode": "lines", "name": "boomer-90", "r": [0.999, 1.0, 0.951, 1.0, 0.992, 1.0, 1.0, 0.992, 1.0, 1.0, 1.0, 1.0, 0.955, 0.996, 1.0, 0.985, 0.999, 1.0, 1.0, 1.0, 1.0, 0.999], "showlegend": true, "subplot": "polar", "theta": ["ann-thyroid(21|3|7129)", "appendicitis(7|2|106)", "biodegradation(41|2|1052)", "divorce(54|2|150)", "ecoli(7|5|327)", "glass2(9|2|162)", "ionosphere(34|2|350)", "pendigits(16|10|10992)", "promoters(58|2|106)", "segmentation(19|7|210)", "shuttle(9|7|58000)", "sonar(60|2|208)", "spambase(57|2|4210)", "texture(40|11|5473)", "threeOf9(9|2|512)", "twonorm(20|2|7400)", "vowel(13|11|990)", "wdbc(30|2|569)", "wine-recognition(13|3|178)", "wpbc(33|2|194)", "zoo(16|7|59)", "ann-thyroid(21|3|7129)"], "type": "scatterpolar"}], "layout": {"height": 600, "legend": {"font": {"size": 10}, "title": {"text": "method-num"}, "tracegroupgap": 0, "x": -0.2, "y": 0.5}, "polar": {"angularaxis": {"direction": "clockwise", "rotation": 90, "tickfont": {"lineposition": "under", "size": 10}}, "domain": {"x": [0, 1], "y": [0, 1]}, "radialaxis": {"range": [0.8, 1.01], "ticks": "inside", "tickvals": [0.8, 0.9, 1]}}, "title": {"text": "Train_acc (max_depth/max_cond = 6)", "x": 0.5, "xanchor": "center"}, "width": 800}}
